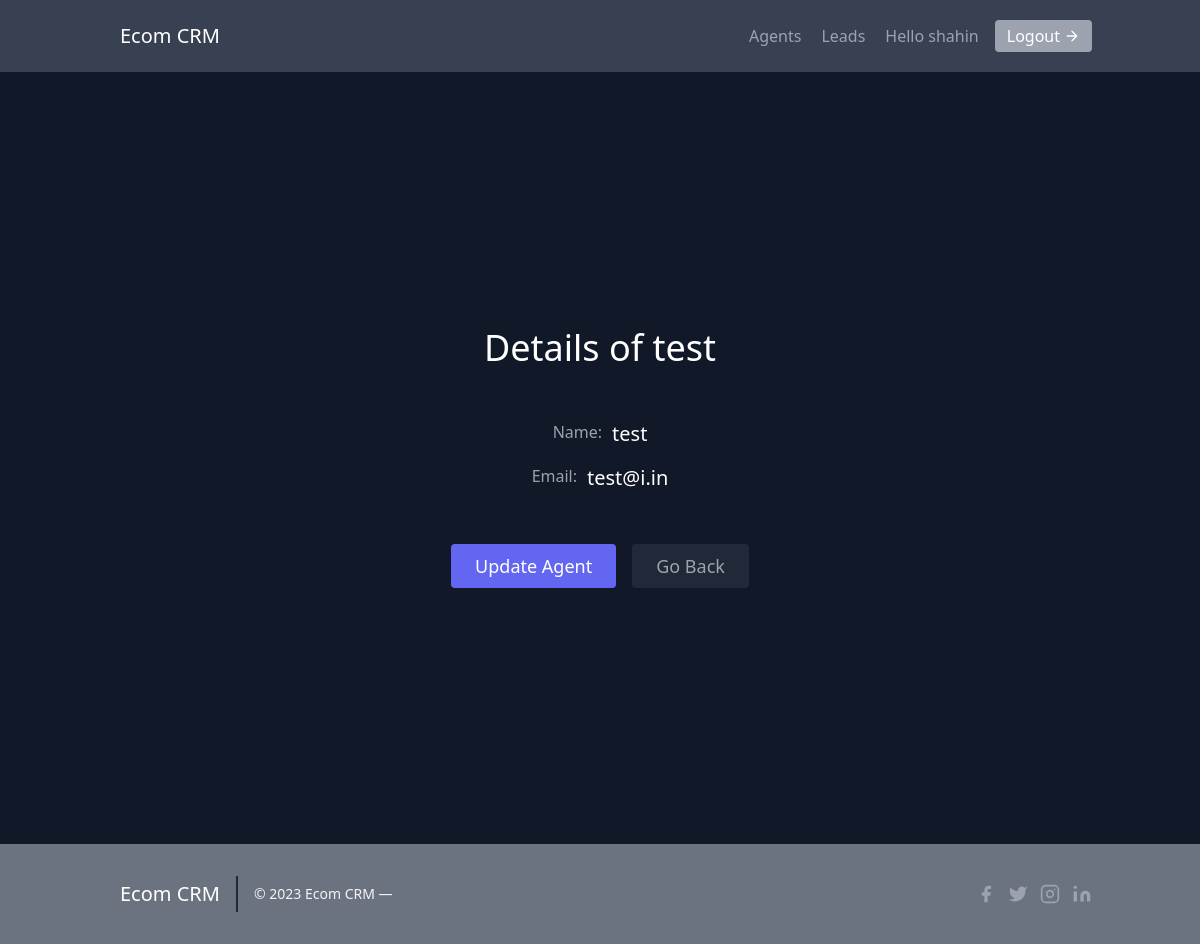
/agents/4/detail (signed in), run on the app's committed database.
### leads/models.py (models this page shows, shortened)
class User(AbstractUser):
    is_organiser = models.BooleanField(default=True)
    is_agent = models.BooleanField(default=False )

class Agent(models.Model):
    user = models.OneToOneField(User, on_delete=models.CASCADE)
    organisation = models.ForeignKey(UserProfile, on_delete=models.CASCADE, default=1)

### agents/views.py (the view)
# urls.py: path('<int:pk>/detail',AgentDetailView.as_view(), name='agent-detail'),
class AgentDetailView(OrganiserAndLoginRequiredMixin, DetailView):
    template_name = 'agents/agent_detail.html'
    context_object_name = 'agent'
    def get_queryset(self):
        organisation = self.request.user.userprofile
        return Agent.objects.filter(organisation = organisation)

### agents/mixins.py (called while the page is built)
    def dispatch(self, request, *args, **kwargs):
        if not request.user.is_authenticated or not request.user.is_organiser:
            return redirect('/leads/')
        return super().dispatch(request, *args, **kwargs)

### templates/agents/agent_detail.html (shortened to what this page needs)
{% extends "../base.html" %}
{% block content %}
<section class="text-gray-400 bg-gray-900 body-font pt-40 pb-40">
    <div class="container mx-auto flex px-5 py-24 items-center justify-center flex-col">
      <div class="text-center lg:w-2/3 w-full">
        <h1 class="title-font sm:text-4xl text-3xl mb-4 font-medium text-white">Details of {{agent.user.username}}</h1>
        <div class="flex flex-col items-center pb-9 pt-9">
            <div class="flex gap-x-2.5 pb-4">
                <p> Name: </p>
                <span class="text-white text-xl"> {{agent.user.username}} </span>
            </div>
            <div class="flex gap-x-2.5 pb-4">
                <p>Email: </p>
                <span class="text-white text-xl"> {{agent.user.email}} </span>
            </div>
        </div>
        <div class="flex justify-center">
           <button class="inline-flex text-white bg-indigo-500 border-0 py-2 px-6 focus:outline-none hover:bg-indigo-600 rounded text-lg">
            <a href="{% url 'agents:agent-update' agent.pk %}">
                Update Agent
            </a>
          </button>
          <button class="ml-4 inline-flex text-gray-400 bg-gray-800 border-0 py-2 px-6 focus:outline-none hover:bg-gray-700 hover:text-white rounded text-lg">
            <a href="{% url 'agents:agent-list' %}">
                Go Back
            </a>
          </button>
        </div>
      </div>
    </div>
  </section>
  {% endblock content %}

### templates/leads/navbar.html (shortened to what this page needs)
<header class="text-gray-400 bg-gray-700 body-font">
    <div class="container mx-auto flex flex-wrap p-5 flex-col md:flex-row items-center">
      <a href="{% url 'home' %}" class="flex title-font font-medium items-center text-white mb-4 md:mb-0">
        <span class="ml-3 text-xl">Ecom CRM</span>
      </a>
      <nav class="md:ml-auto flex flex-wrap items-center text-base justify-center">
      {% if request.user.is_authenticated %}
        {% if request.user.is_organiser %}
        <a href="{% url 'agents:agent-list' %}" class="mr-5 hover:text-white cursor-pointer transition-all">Agents</a>
        {% endif %}
        <a href="{% url 'leads:lead-list' %}" class="mr-5 hover:text-white cursor-pointer transition-all">Leads</a>
        Hello {{ request.user.username }}
        <a href="{% url 'lead-logout' %}" class="ml-4 cursor-pointer inline-flex items-center bg-gray-400 border-0 py-1 px-3 focus:outline-none hover:bg-gray-900 rounded text-white mt-4 md:mt-0 transition-all">Logout
          <svg fill="none" stroke="currentColor" stroke-linecap="round" stroke-linejoin="round" stroke-width="2" class="w-4 h-4 ml-1" viewBox="0 0 24 24">
            <path d="M5 12h14M12 5l7 7-7 7"></path>
          </svg>
        </a>
      {% endif %}
    </div>
  </header>

### data on the page
User: user.username "shahin"
Agent: user.username "test", user.email "test@i.in"
